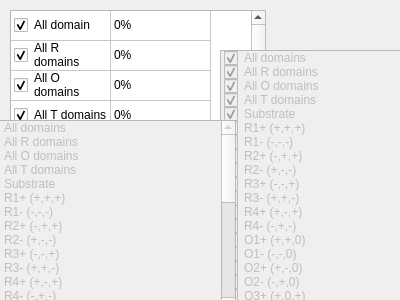
<?xml version="1.0" encoding="UTF-8"?>
<ui version="4.0">
 <class>Dialog</class>
 <widget class="QDialog" name="Dialog">
  <property name="geometry">
   <rect>
    <x>0</x>
    <y>0</y>
    <width>400</width>
    <height>300</height>
   </rect>
  </property>
  <property name="windowTitle">
   <string>Dialog</string>
  </property>
  <widget class="QDialogButtonBox" name="buttonBox">
   <property name="geometry">
    <rect>
     <x>30</x>
     <y>240</y>
     <width>341</width>
     <height>32</height>
    </rect>
   </property>
   <property name="orientation">
    <enum>Qt::Horizontal</enum>
   </property>
   <property name="standardButtons">
    <set>QDialogButtonBox::Cancel|QDialogButtonBox::Ok</set>
   </property>
  </widget>
  <widget class="QTableWidget" name="domain_LW">
   <property name="geometry">
    <rect>
     <x>10</x>
     <y>10</y>
     <width>256</width>
     <height>192</height>
    </rect>
   </property>
   <attribute name="horizontalHeaderVisible">
    <bool>false</bool>
   </attribute>
   <attribute name="verticalHeaderVisible">
    <bool>false</bool>
   </attribute>
   <row>
    <property name="text">
     <string>All domains</string>
    </property>
   </row>
   <row>
    <property name="text">
     <string>All R domains</string>
    </property>
   </row>
   <row>
    <property name="text">
     <string>All O domains</string>
    </property>
   </row>
   <row>
    <property name="text">
     <string>All T domains</string>
    </property>
   </row>
   <row>
    <property name="text">
     <string>Substrate</string>
    </property>
   </row>
   <row>
    <property name="text">
     <string>R1+(+,+,+)</string>
    </property>
   </row>
   <row>
    <property name="text">
     <string>R1-(-,-,-)</string>
    </property>
   </row>
   <row>
    <property name="text">
     <string>R2+(-,+,+)</string>
    </property>
   </row>
   <row>
    <property name="text">
     <string>R2-(+,-,-)</string>
    </property>
   </row>
   <row>
    <property name="text">
     <string>R3+(-,-,+)</string>
    </property>
   </row>
   <row>
    <property name="text">
     <string>R3-(+,+,-)</string>
    </property>
   </row>
   <row>
    <property name="text">
     <string>R4+(+,-,+)</string>
    </property>
   </row>
   <row>
    <property name="text">
     <string>R4-(-,+,-)</string>
    </property>
   </row>
   <row>
    <property name="text">
     <string>O1+(+,+,0)</string>
    </property>
   </row>
   <row>
    <property name="text">
     <string>O1-(-,-,0)</string>
    </property>
   </row>
   <row>
    <property name="text">
     <string>O2+(+,-,0)</string>
    </property>
   </row>
   <row>
    <property name="text">
     <string>O2-(-,+,0)</string>
    </property>
   </row>
   <row>
    <property name="text">
     <string>O3+(+,0,+)</string>
    </property>
   </row>
   <row>
    <property name="text">
     <string>O3-(-,0,-)</string>
    </property>
   </row>
   <row>
    <property name="text">
     <string>O4+(+,0,-)</string>
    </property>
   </row>
   <row>
    <property name="text">
     <string>O4-(-,0,+)</string>
    </property>
   </row>
   <row>
    <property name="text">
     <string>O5+(0,+,+)</string>
    </property>
   </row>
   <row>
    <property name="text">
     <string>O5-(0,-,-)</string>
    </property>
   </row>
   <row>
    <property name="text">
     <string>O6+(0,+,-)</string>
    </property>
   </row>
   <row>
    <property name="text">
     <string>O6-(0,-,+)</string>
    </property>
   </row>
   <row>
    <property name="text">
     <string>T1+(+,0,0)</string>
    </property>
   </row>
   <row>
    <property name="text">
     <string>T1-(-,0,0)</string>
    </property>
   </row>
   <row>
    <property name="text">
     <string>T2+(0,+,0)</string>
    </property>
   </row>
   <row>
    <property name="text">
     <string>T2-(0,-,0)</string>
    </property>
   </row>
   <row>
    <property name="text">
     <string>T3+(0,0,+)</string>
    </property>
   </row>
   <row>
    <property name="text">
     <string>T3-(0,0,-)</string>
    </property>
   </row>
   <column>
    <property name="text">
     <string>name</string>
    </property>
   </column>
   <column>
    <property name="text">
     <string>percent</string>
    </property>
   </column>
   <item row="0" column="0">
    <property name="text">
     <string>All domain</string>
    </property>
    <property name="checkState">
     <enum>Checked</enum>
    </property>
    <property name="flags">
     <set>ItemIsSelectable|ItemIsUserCheckable|ItemIsEnabled</set>
    </property>
   </item>
   <item row="0" column="1">
    <property name="text">
     <string>0%</string>
    </property>
   </item>
   <item row="1" column="0">
    <property name="text">
     <string>All R domains</string>
    </property>
    <property name="checkState">
     <enum>Checked</enum>
    </property>
    <property name="flags">
     <set>ItemIsSelectable|ItemIsUserCheckable|ItemIsEnabled</set>
    </property>
   </item>
   <item row="1" column="1">
    <property name="text">
     <string>0%</string>
    </property>
   </item>
   <item row="2" column="0">
    <property name="text">
     <string>All O domains</string>
    </property>
    <property name="checkState">
     <enum>Checked</enum>
    </property>
    <property name="flags">
     <set>ItemIsSelectable|ItemIsUserCheckable|ItemIsEnabled</set>
    </property>
   </item>
   <item row="2" column="1">
    <property name="text">
     <string>0%</string>
    </property>
   </item>
   <item row="3" column="0">
    <property name="text">
     <string>All T domains</string>
    </property>
    <property name="checkState">
     <enum>Checked</enum>
    </property>
    <property name="flags">
     <set>ItemIsSelectable|ItemIsUserCheckable|ItemIsEnabled</set>
    </property>
   </item>
   <item row="3" column="1">
    <property name="text">
     <string>0%</string>
    </property>
   </item>
   <item row="4" column="0">
    <property name="text">
     <string>Substrate</string>
    </property>
    <property name="checkState">
     <enum>Checked</enum>
    </property>
    <property name="flags">
     <set>ItemIsSelectable|ItemIsUserCheckable|ItemIsEnabled</set>
    </property>
   </item>
   <item row="4" column="1">
    <property name="text">
     <string>0%</string>
    </property>
   </item>
   <item row="5" column="0">
    <property name="text">
     <string>R1+(+,+,+)</string>
    </property>
    <property name="checkState">
     <enum>Checked</enum>
    </property>
    <property name="flags">
     <set>ItemIsSelectable|ItemIsUserCheckable|ItemIsEnabled</set>
    </property>
   </item>
   <item row="5" column="1">
    <property name="text">
     <string>0%</string>
    </property>
   </item>
   <item row="6" column="0">
    <property name="text">
     <string>R1-(-,-,-)</string>
    </property>
    <property name="checkState">
     <enum>Checked</enum>
    </property>
    <property name="flags">
     <set>ItemIsSelectable|ItemIsUserCheckable|ItemIsEnabled</set>
    </property>
   </item>
   <item row="6" column="1">
    <property name="text">
     <string>0%</string>
    </property>
   </item>
   <item row="7" column="0">
    <property name="text">
     <string>R2+(-,+,+)</string>
    </property>
    <property name="checkState">
     <enum>Checked</enum>
    </property>
    <property name="flags">
     <set>ItemIsSelectable|ItemIsUserCheckable|ItemIsEnabled</set>
    </property>
   </item>
   <item row="7" column="1">
    <property name="text">
     <string>0%</string>
    </property>
   </item>
   <item row="8" column="0">
    <property name="text">
     <string>R2-(+,-,-)</string>
    </property>
    <property name="checkState">
     <enum>Checked</enum>
    </property>
    <property name="flags">
     <set>ItemIsSelectable|ItemIsUserCheckable|ItemIsEnabled</set>
    </property>
   </item>
   <item row="8" column="1">
    <property name="text">
     <string>0%</string>
    </property>
   </item>
   <item row="9" column="0">
    <property name="text">
     <string>R3+(-,-,+)</string>
    </property>
    <property name="checkState">
     <enum>Checked</enum>
    </property>
    <property name="flags">
     <set>ItemIsSelectable|ItemIsUserCheckable|ItemIsEnabled</set>
    </property>
   </item>
   <item row="9" column="1">
    <property name="text">
     <string>0%</string>
    </property>
   </item>
   <item row="10" column="0">
    <property name="text">
     <string>R3-(+,+,-)</string>
    </property>
    <property name="checkState">
     <enum>Checked</enum>
    </property>
    <property name="flags">
     <set>ItemIsSelectable|ItemIsUserCheckable|ItemIsEnabled</set>
    </property>
   </item>
   <item row="10" column="1">
    <property name="text">
     <string>0%</string>
    </property>
   </item>
   <item row="11" column="0">
    <property name="text">
     <string>R4+(+,-,+)</string>
    </property>
    <property name="checkState">
     <enum>Checked</enum>
    </property>
    <property name="flags">
     <set>ItemIsSelectable|ItemIsUserCheckable|ItemIsEnabled</set>
    </property>
   </item>
   <item row="11" column="1">
    <property name="text">
     <string>0%</string>
    </property>
   </item>
   <item row="12" column="0">
    <property name="text">
     <string>R4-(-,+,-)</string>
    </property>
    <property name="checkState">
     <enum>Checked</enum>
    </property>
    <property name="flags">
     <set>ItemIsSelectable|ItemIsUserCheckable|ItemIsEnabled</set>
    </property>
   </item>
   <item row="12" column="1">
    <property name="text">
     <string>0%</string>
    </property>
   </item>
   <item row="13" column="0">
    <property name="text">
     <string>O1+(+,+,0)</string>
    </property>
    <property name="checkState">
     <enum>Checked</enum>
    </property>
    <property name="flags">
     <set>ItemIsSelectable|ItemIsUserCheckable|ItemIsEnabled</set>
    </property>
   </item>
   <item row="13" column="1">
    <property name="text">
     <string>0%</string>
    </property>
   </item>
   <item row="14" column="0">
    <property name="text">
     <string>O1-(-,-,0)</string>
    </property>
    <property name="checkState">
     <enum>Checked</enum>
    </property>
    <property name="flags">
     <set>ItemIsSelectable|ItemIsUserCheckable|ItemIsEnabled</set>
    </property>
   </item>
   <item row="14" column="1">
    <property name="text">
     <string>0%</string>
    </property>
   </item>
   <item row="15" column="0">
    <property name="text">
     <string>O2+(+,-,0)</string>
    </property>
    <property name="checkState">
     <enum>Checked</enum>
    </property>
    <property name="flags">
     <set>ItemIsSelectable|ItemIsUserCheckable|ItemIsEnabled</set>
    </property>
   </item>
   <item row="15" column="1">
    <property name="text">
     <string>0%</string>
    </property>
   </item>
   <item row="16" column="0">
    <property name="text">
     <string>O2-(-,+,0)</string>
    </property>
    <property name="checkState">
     <enum>Checked</enum>
    </property>
    <property name="flags">
     <set>ItemIsSelectable|ItemIsUserCheckable|ItemIsEnabled</set>
    </property>
   </item>
   <item row="16" column="1">
    <property name="text">
     <string>0%</string>
    </property>
   </item>
   <item row="17" column="0">
    <property name="text">
     <string>O3+(+,0,+)</string>
    </property>
    <property name="checkState">
     <enum>Checked</enum>
    </property>
    <property name="flags">
     <set>ItemIsSelectable|ItemIsUserCheckable|ItemIsEnabled</set>
    </property>
   </item>
   <item row="17" column="1">
    <property name="text">
     <string>0%</string>
    </property>
   </item>
   <item row="18" column="0">
    <property name="text">
     <string>O3-(-,0,-)</string>
    </property>
    <property name="checkState">
     <enum>Checked</enum>
    </property>
    <property name="flags">
     <set>ItemIsSelectable|ItemIsUserCheckable|ItemIsEnabled</set>
    </property>
   </item>
   <item row="18" column="1">
    <property name="text">
     <string>0%</string>
    </property>
   </item>
   <item row="19" column="0">
    <property name="text">
     <string>O4+(+,0,-)</string>
    </property>
    <property name="checkState">
     <enum>Checked</enum>
    </property>
    <property name="flags">
     <set>ItemIsSelectable|ItemIsUserCheckable|ItemIsEnabled</set>
    </property>
   </item>
   <item row="19" column="1">
    <property name="text">
     <string>0%</string>
    </property>
   </item>
   <item row="20" column="0">
    <property name="text">
     <string>O4-(-,0,+)</string>
    </property>
    <property name="checkState">
     <enum>Checked</enum>
    </property>
    <property name="flags">
     <set>ItemIsSelectable|ItemIsUserCheckable|ItemIsEnabled</set>
    </property>
   </item>
   <item row="20" column="1">
    <property name="text">
     <string>0%</string>
    </property>
   </item>
   <item row="21" column="0">
    <property name="text">
     <string>O5+(0,+,+)</string>
    </property>
    <property name="checkState">
     <enum>Checked</enum>
    </property>
    <property name="flags">
     <set>ItemIsSelectable|ItemIsUserCheckable|ItemIsEnabled</set>
    </property>
   </item>
   <item row="21" column="1">
    <property name="text">
     <string>0%</string>
    </property>
   </item>
   <item row="22" column="0">
    <property name="text">
     <string>O5-(0,-,-)</string>
    </property>
    <property name="checkState">
     <enum>Checked</enum>
    </property>
    <property name="flags">
     <set>ItemIsSelectable|ItemIsUserCheckable|ItemIsEnabled</set>
    </property>
   </item>
   <item row="22" column="1">
    <property name="text">
     <string>0%</string>
    </property>
   </item>
   <item row="23" column="0">
    <property name="text">
     <string>O6+(0,+,-)</string>
    </property>
    <property name="checkState">
     <enum>Checked</enum>
    </property>
    <property name="flags">
     <set>ItemIsSelectable|ItemIsUserCheckable|ItemIsEnabled</set>
    </property>
   </item>
   <item row="23" column="1">
    <property name="text">
     <string>0%</string>
    </property>
   </item>
   <item row="24" column="0">
    <property name="text">
     <string>O6-(0,-,+)</string>
    </property>
    <property name="checkState">
     <enum>Checked</enum>
    </property>
    <property name="flags">
     <set>ItemIsSelectable|ItemIsUserCheckable|ItemIsEnabled</set>
    </property>
   </item>
   <item row="24" column="1">
    <property name="text">
     <string>0%</string>
    </property>
   </item>
   <item row="25" column="0">
    <property name="text">
     <string>T1+(+,0,0)</string>
    </property>
    <property name="checkState">
     <enum>Checked</enum>
    </property>
    <property name="flags">
     <set>ItemIsSelectable|ItemIsUserCheckable|ItemIsEnabled</set>
    </property>
   </item>
   <item row="25" column="1">
    <property name="text">
     <string>0%</string>
    </property>
   </item>
   <item row="26" column="0">
    <property name="text">
     <string>T1-(-,0,0)</string>
    </property>
    <property name="checkState">
     <enum>Checked</enum>
    </property>
    <property name="flags">
     <set>ItemIsSelectable|ItemIsUserCheckable|ItemIsEnabled</set>
    </property>
   </item>
   <item row="26" column="1">
    <property name="text">
     <string>0%</string>
    </property>
   </item>
   <item row="27" column="0">
    <property name="text">
     <string>T2+(0,+,0)</string>
    </property>
    <property name="checkState">
     <enum>Checked</enum>
    </property>
    <property name="flags">
     <set>ItemIsSelectable|ItemIsUserCheckable|ItemIsEnabled</set>
    </property>
   </item>
   <item row="27" column="1">
    <property name="text">
     <string>0%</string>
    </property>
   </item>
   <item row="28" column="0">
    <property name="text">
     <string>T2-(0,-,0)</string>
    </property>
    <property name="checkState">
     <enum>Checked</enum>
    </property>
    <property name="flags">
     <set>ItemIsSelectable|ItemIsUserCheckable|ItemIsEnabled</set>
    </property>
   </item>
   <item row="28" column="1">
    <property name="text">
     <string>0%</string>
    </property>
   </item>
   <item row="29" column="0">
    <property name="text">
     <string>T3+(0,0,+)</string>
    </property>
    <property name="checkState">
     <enum>Checked</enum>
    </property>
    <property name="flags">
     <set>ItemIsSelectable|ItemIsUserCheckable|ItemIsEnabled</set>
    </property>
   </item>
   <item row="29" column="1">
    <property name="text">
     <string>0%</string>
    </property>
   </item>
   <item row="30" column="0">
    <property name="text">
     <string>T3-(0,0,-)</string>
    </property>
    <property name="checkState">
     <enum>Checked</enum>
    </property>
    <property name="flags">
     <set>ItemIsSelectable|ItemIsUserCheckable|ItemIsEnabled</set>
    </property>
   </item>
   <item row="30" column="1">
    <property name="text">
     <string>0%</string>
    </property>
   </item>
  </widget>
  <widget class="QListWidget" name="domain_LW_2">
   <property name="enabled">
    <bool>false</bool>
   </property>
   <property name="geometry">
    <rect>
     <x>220</x>
     <y>50</y>
     <width>251</width>
     <height>301</height>
    </rect>
   </property>
   <property name="selectionMode">
    <enum>QAbstractItemView::SingleSelection</enum>
   </property>
   <item>
    <property name="text">
     <string>All domains</string>
    </property>
    <property name="checkState">
     <enum>Checked</enum>
    </property>
   </item>
   <item>
    <property name="text">
     <string>All R domains</string>
    </property>
    <property name="checkState">
     <enum>Checked</enum>
    </property>
   </item>
   <item>
    <property name="text">
     <string>All O domains</string>
    </property>
    <property name="checkState">
     <enum>Checked</enum>
    </property>
   </item>
   <item>
    <property name="text">
     <string>All T domains</string>
    </property>
    <property name="checkState">
     <enum>Checked</enum>
    </property>
   </item>
   <item>
    <property name="text">
     <string>Substrate</string>
    </property>
    <property name="background">
     <brush brushstyle="NoBrush">
      <color alpha="255">
       <red>0</red>
       <green>0</green>
       <blue>0</blue>
      </color>
     </brush>
    </property>
    <property name="foreground">
     <brush brushstyle="NoBrush">
      <color alpha="255">
       <red>0</red>
       <green>0</green>
       <blue>0</blue>
      </color>
     </brush>
    </property>
    <property name="checkState">
     <enum>Checked</enum>
    </property>
   </item>
   <item>
    <property name="text">
     <string>R1+ (+,+,+)</string>
    </property>
    <property name="checkState">
     <enum>Checked</enum>
    </property>
   </item>
   <item>
    <property name="text">
     <string>R1- (-,-,-)</string>
    </property>
    <property name="checkState">
     <enum>Checked</enum>
    </property>
   </item>
   <item>
    <property name="text">
     <string>R2+ (-,+,+)</string>
    </property>
    <property name="checkState">
     <enum>Checked</enum>
    </property>
   </item>
   <item>
    <property name="text">
     <string>R2- (+,-,-)</string>
    </property>
    <property name="checkState">
     <enum>Checked</enum>
    </property>
   </item>
   <item>
    <property name="text">
     <string>R3+ (-,-,+)</string>
    </property>
    <property name="checkState">
     <enum>Checked</enum>
    </property>
   </item>
   <item>
    <property name="text">
     <string>R3- (+,+,-)</string>
    </property>
    <property name="checkState">
     <enum>Checked</enum>
    </property>
   </item>
   <item>
    <property name="text">
     <string>R4+ (+,-,+)</string>
    </property>
    <property name="checkState">
     <enum>Checked</enum>
    </property>
   </item>
   <item>
    <property name="text">
     <string>R4- (-,+,-)</string>
    </property>
    <property name="checkState">
     <enum>Checked</enum>
    </property>
   </item>
   <item>
    <property name="text">
     <string>O1+ (+,+,0)</string>
    </property>
    <property name="checkState">
     <enum>Checked</enum>
    </property>
   </item>
   <item>
    <property name="text">
     <string>O1- (-,-,0)</string>
    </property>
    <property name="checkState">
     <enum>Checked</enum>
    </property>
   </item>
   <item>
    <property name="text">
     <string>O2+ (+,-,0)</string>
    </property>
    <property name="checkState">
     <enum>Checked</enum>
    </property>
   </item>
   <item>
    <property name="text">
     <string>O2- (-,+,0)</string>
    </property>
    <property name="checkState">
     <enum>Checked</enum>
    </property>
   </item>
   <item>
    <property name="text">
     <string>O3+ (+,0,+)</string>
    </property>
    <property name="checkState">
     <enum>Checked</enum>
    </property>
   </item>
   <item>
    <property name="text">
     <string>O3- (-,0,-)</string>
    </property>
    <property name="checkState">
     <enum>Checked</enum>
    </property>
   </item>
   <item>
    <property name="text">
     <string>O4+ (+,0,-)</string>
    </property>
    <property name="checkState">
     <enum>Checked</enum>
    </property>
   </item>
   <item>
    <property name="text">
     <string>O4- (-,0,+)</string>
    </property>
    <property name="checkState">
     <enum>Checked</enum>
    </property>
   </item>
   <item>
    <property name="text">
     <string>O5+ (0,+,+)</string>
    </property>
    <property name="checkState">
     <enum>Checked</enum>
    </property>
   </item>
   <item>
    <property name="text">
     <string>O5- (0,-,-)</string>
    </property>
    <property name="checkState">
     <enum>Checked</enum>
    </property>
   </item>
   <item>
    <property name="text">
     <string>O6+ (0,+,-)</string>
    </property>
    <property name="checkState">
     <enum>Checked</enum>
    </property>
   </item>
   <item>
    <property name="text">
     <string>O6- (0,-,+)</string>
    </property>
    <property name="checkState">
     <enum>Checked</enum>
    </property>
   </item>
   <item>
    <property name="text">
     <string>T1+ (+,0,0)</string>
    </property>
    <property name="checkState">
     <enum>Checked</enum>
    </property>
   </item>
   <item>
    <property name="text">
     <string>T1- (-,0,0)</string>
    </property>
    <property name="checkState">
     <enum>Checked</enum>
    </property>
   </item>
   <item>
    <property name="text">
     <string>T2+ (0,+,0)</string>
    </property>
    <property name="checkState">
     <enum>Checked</enum>
    </property>
   </item>
   <item>
    <property name="text">
     <string>T2- (0,-,0)</string>
    </property>
    <property name="checkState">
     <enum>Checked</enum>
    </property>
   </item>
   <item>
    <property name="text">
     <string>T3+ (0,0,+)</string>
    </property>
    <property name="checkState">
     <enum>Checked</enum>
    </property>
   </item>
   <item>
    <property name="text">
     <string>T3- (0,0,-)</string>
    </property>
    <property name="checkState">
     <enum>Checked</enum>
    </property>
   </item>
  </widget>
  <widget class="QListWidget" name="domain_LW_3">
   <property name="enabled">
    <bool>false</bool>
   </property>
   <property name="geometry">
    <rect>
     <x>-20</x>
     <y>120</y>
     <width>256</width>
     <height>192</height>
    </rect>
   </property>
   <property name="selectionMode">
    <enum>QAbstractItemView::SingleSelection</enum>
   </property>
   <item>
    <property name="text">
     <string>All domains</string>
    </property>
    <property name="checkState">
     <enum>Checked</enum>
    </property>
   </item>
   <item>
    <property name="text">
     <string>All R domains</string>
    </property>
    <property name="checkState">
     <enum>Checked</enum>
    </property>
   </item>
   <item>
    <property name="text">
     <string>All O domains</string>
    </property>
    <property name="checkState">
     <enum>Checked</enum>
    </property>
   </item>
   <item>
    <property name="text">
     <string>All T domains</string>
    </property>
    <property name="checkState">
     <enum>Checked</enum>
    </property>
   </item>
   <item>
    <property name="text">
     <string>Substrate</string>
    </property>
    <property name="background">
     <brush brushstyle="NoBrush">
      <color alpha="255">
       <red>0</red>
       <green>0</green>
       <blue>0</blue>
      </color>
     </brush>
    </property>
    <property name="foreground">
     <brush brushstyle="NoBrush">
      <color alpha="255">
       <red>0</red>
       <green>0</green>
       <blue>0</blue>
      </color>
     </brush>
    </property>
    <property name="checkState">
     <enum>Checked</enum>
    </property>
   </item>
   <item>
    <property name="text">
     <string>R1+ (+,+,+)</string>
    </property>
    <property name="checkState">
     <enum>Checked</enum>
    </property>
   </item>
   <item>
    <property name="text">
     <string>R1- (-,-,-)</string>
    </property>
    <property name="checkState">
     <enum>Checked</enum>
    </property>
   </item>
   <item>
    <property name="text">
     <string>R2+ (-,+,+)</string>
    </property>
    <property name="checkState">
     <enum>Checked</enum>
    </property>
   </item>
   <item>
    <property name="text">
     <string>R2- (+,-,-)</string>
    </property>
    <property name="checkState">
     <enum>Checked</enum>
    </property>
   </item>
   <item>
    <property name="text">
     <string>R3+ (-,-,+)</string>
    </property>
    <property name="checkState">
     <enum>Checked</enum>
    </property>
   </item>
   <item>
    <property name="text">
     <string>R3- (+,+,-)</string>
    </property>
    <property name="checkState">
     <enum>Checked</enum>
    </property>
   </item>
   <item>
    <property name="text">
     <string>R4+ (+,-,+)</string>
    </property>
    <property name="checkState">
     <enum>Checked</enum>
    </property>
   </item>
   <item>
    <property name="text">
     <string>R4- (-,+,-)</string>
    </property>
    <property name="checkState">
     <enum>Checked</enum>
    </property>
   </item>
   <item>
    <property name="text">
     <string>O1+ (+,+,0)</string>
    </property>
    <property name="checkState">
     <enum>Checked</enum>
    </property>
   </item>
   <item>
    <property name="text">
     <string>O1- (-,-,0)</string>
    </property>
    <property name="checkState">
     <enum>Checked</enum>
    </property>
   </item>
   <item>
    <property name="text">
     <string>O2+ (+,-,0)</string>
    </property>
    <property name="checkState">
     <enum>Checked</enum>
    </property>
   </item>
   <item>
    <property name="text">
     <string>O2- (-,+,0)</string>
    </property>
    <property name="checkState">
     <enum>Checked</enum>
    </property>
   </item>
   <item>
    <property name="text">
     <string>O3+ (+,0,+)</string>
    </property>
    <property name="checkState">
     <enum>Checked</enum>
    </property>
   </item>
   <item>
    <property name="text">
     <string>O3- (-,0,-)</string>
    </property>
    <property name="checkState">
     <enum>Checked</enum>
    </property>
   </item>
   <item>
    <property name="text">
     <string>O4+ (+,0,-)</string>
    </property>
    <property name="checkState">
     <enum>Checked</enum>
    </property>
   </item>
   <item>
    <property name="text">
     <string>O4- (-,0,+)</string>
    </property>
    <property name="checkState">
     <enum>Checked</enum>
    </property>
   </item>
   <item>
    <property name="text">
     <string>O5+ (0,+,+)</string>
    </property>
    <property name="checkState">
     <enum>Checked</enum>
    </property>
   </item>
   <item>
    <property name="text">
     <string>O5- (0,-,-)</string>
    </property>
    <property name="checkState">
     <enum>Checked</enum>
    </property>
   </item>
   <item>
    <property name="text">
     <string>O6+ (0,+,-)</string>
    </property>
    <property name="checkState">
     <enum>Checked</enum>
    </property>
   </item>
   <item>
    <property name="text">
     <string>O6- (0,-,+)</string>
    </property>
    <property name="checkState">
     <enum>Checked</enum>
    </property>
   </item>
   <item>
    <property name="text">
     <string>T1+ (+,0,0)</string>
    </property>
    <property name="checkState">
     <enum>Checked</enum>
    </property>
   </item>
   <item>
    <property name="text">
     <string>T1- (-,0,0)</string>
    </property>
    <property name="checkState">
     <enum>Checked</enum>
    </property>
   </item>
   <item>
    <property name="text">
     <string>T2+ (0,+,0)</string>
    </property>
    <property name="checkState">
     <enum>Checked</enum>
    </property>
   </item>
   <item>
    <property name="text">
     <string>T2- (0,-,0)</string>
    </property>
    <property name="checkState">
     <enum>Checked</enum>
    </property>
   </item>
   <item>
    <property name="text">
     <string>T3+ (0,0,+)</string>
    </property>
    <property name="checkState">
     <enum>Checked</enum>
    </property>
   </item>
   <item>
    <property name="text">
     <string>T3- (0,0,-)</string>
    </property>
    <property name="checkState">
     <enum>Checked</enum>
    </property>
   </item>
  </widget>
 </widget>
 <resources/>
 <connections>
  <connection>
   <sender>buttonBox</sender>
   <signal>accepted()</signal>
   <receiver>Dialog</receiver>
   <slot>accept()</slot>
   <hints>
    <hint type="sourcelabel">
     <x>248</x>
     <y>254</y>
    </hint>
    <hint type="destinationlabel">
     <x>157</x>
     <y>274</y>
    </hint>
   </hints>
  </connection>
  <connection>
   <sender>buttonBox</sender>
   <signal>rejected()</signal>
   <receiver>Dialog</receiver>
   <slot>reject()</slot>
   <hints>
    <hint type="sourcelabel">
     <x>316</x>
     <y>260</y>
    </hint>
    <hint type="destinationlabel">
     <x>286</x>
     <y>274</y>
    </hint>
   </hints>
  </connection>
 </connections>
</ui>
